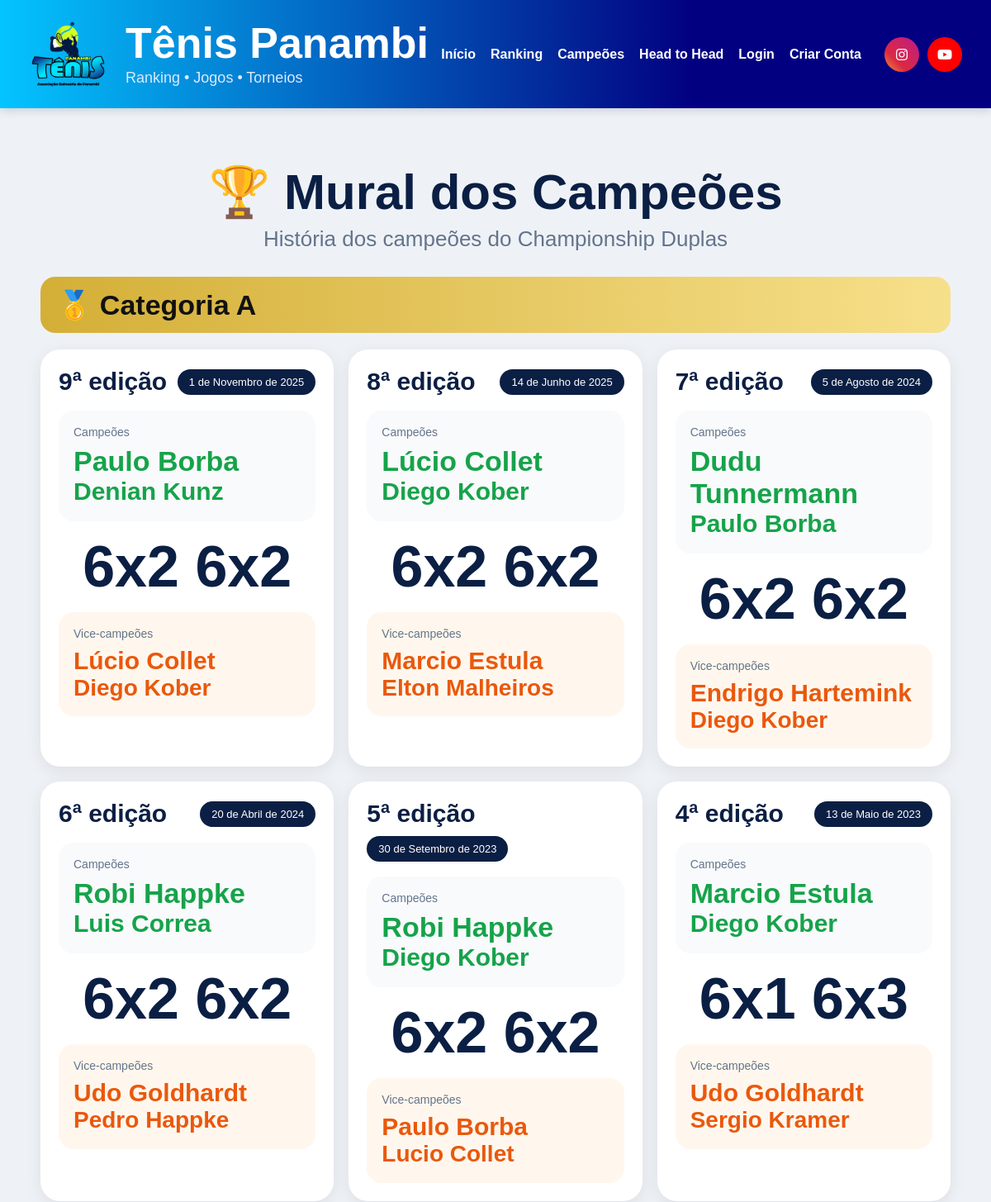
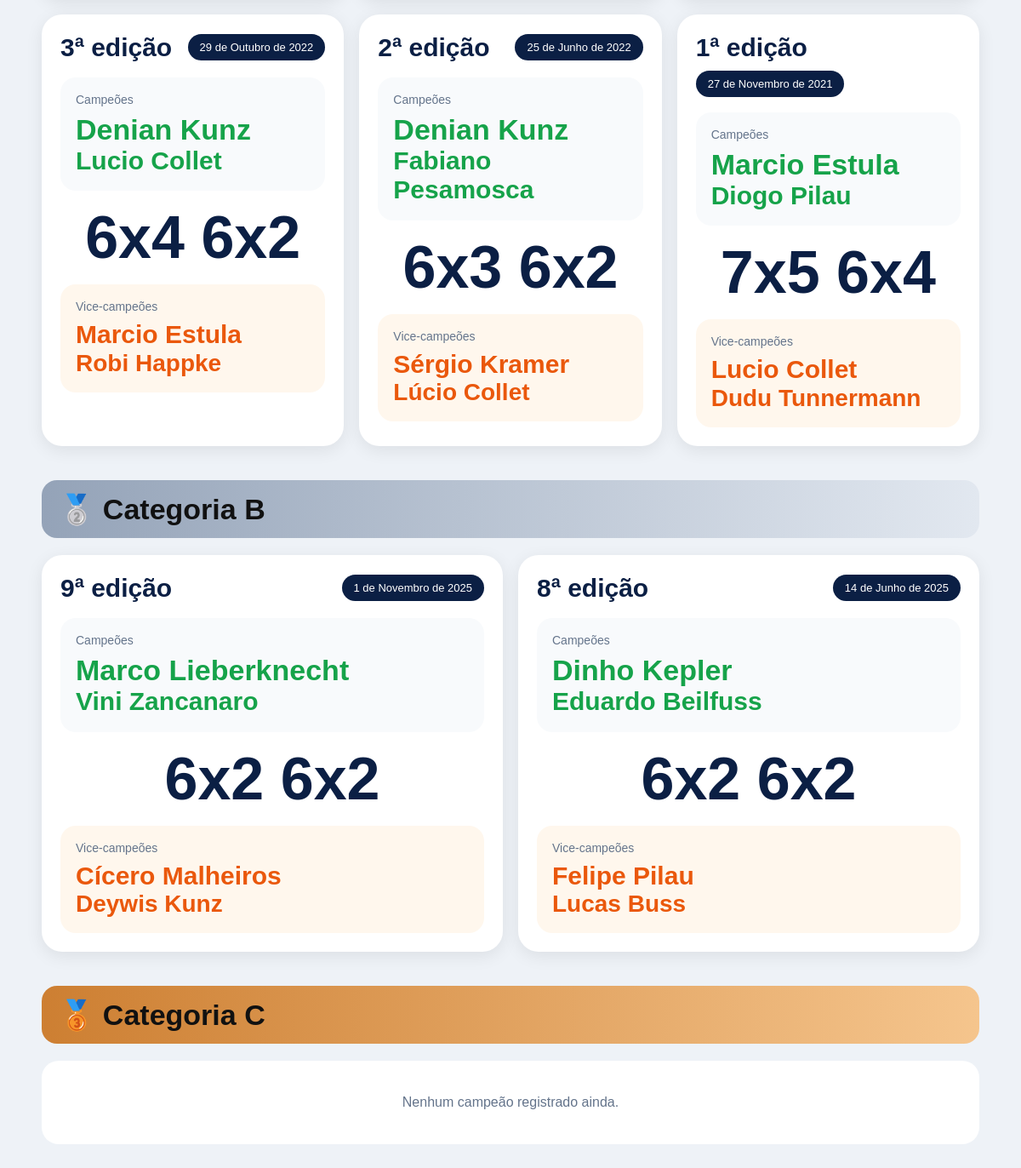
The app's page /mural-campeoes/ with its own data (2 pictures, top to bottom).
### core/models.py (models this page shows, shortened)
class CampeaoTorneio(models.Model):
    CATEGORIAS = [
        ('A', 'Categoria A'),
        ('B', 'Categoria B'),
        ('C', 'Categoria C'),
    ]
    categoria = models.CharField(
        max_length=1,
        choices=CATEGORIAS
    )
    edicao = models.IntegerField()
    data_final = models.DateField()
    campeao_1 = models.CharField(
        max_length=100
    )
    campeao_2 = models.CharField(
        max_length=100
    )
    finalista_1 = models.CharField(
        max_length=100
    )
    finalista_2 = models.CharField(
        max_length=100
    )
    placar = models.CharField(
        max_length=50
    )
    observacoes = models.TextField(
        blank=True,
        null=True
    )
    criado_em = models.DateTimeField(
        auto_now_add=True
    )
    class Meta:
        ordering = [
            'categoria',
            '-edicao'
        ]

### core/views.py (the view)
def mural_campeoes(request):
    campeoes_a = CampeaoTorneio.objects.filter(
        categoria='A'
    ).order_by('-edicao')
    campeoes_b = CampeaoTorneio.objects.filter(
        categoria='B'
    ).order_by('-edicao')
    campeoes_c = CampeaoTorneio.objects.filter(
        categoria='C'
    ).order_by('-edicao')
    return render(
        request,
        'jogador/mural_campeoes.html',
        {
            'campeoes_a': campeoes_a,
            'campeoes_b': campeoes_b,
            'campeoes_c': campeoes_c,
        }
    )

### core/templates/jogador/mural_campeoes.html (shortened to what this page needs)
{% extends 'base/base.html' %}
{% block content %}
<div style="
max-width:1400px;
margin:20px auto;
padding:14px;
">
    <div style="
    text-align:center;
    margin-bottom:30px;
    ">
        <h1 style="
        font-size:clamp(32px,6vw,60px);
        margin-bottom:8px;
        color:#0b1f44;
        line-height:1.1;
        ">
            🏆 Mural dos Campeões
        </h1>
        <p style="
        font-size:clamp(16px,3.8vw,26px);
        color:#64748b;
        margin:0;
        ">
            História dos campeões do Championship Duplas
        </p>
    </div>
    <div style="margin-bottom:40px;">
        <div style="
        background:linear-gradient(90deg,#d4af37,#f7e08b);
        color:#111;
        padding:14px 20px;
        border-radius:18px;
        margin-bottom:20px;
        ">
            <h2 style="
            margin:0;
            font-size:clamp(24px,5vw,34px);
            ">
                🥇 Categoria A
            </h2>
        </div>
        <div style="
        display:grid;
        grid-template-columns:repeat(auto-fit,minmax(280px,1fr));
        gap:18px;
        ">
            {% for item in campeoes_a %}
            <div style="
            background:white;
            border-radius:24px;
            padding:22px;
            box-shadow:0 5px 20px rgba(0,0,0,0.08);
            ">
                <div style="
                display:flex;
                justify-content:space-between;
                align-items:center;
                gap:10px;
                margin-bottom:18px;
                flex-wrap:wrap;
                ">
                    <div style="
                    font-size:clamp(22px,5vw,30px);
                    font-weight:bold;
                    color:#0b1f44;
                    ">
                        {{ item.edicao }}ª edição
                    </div>
                    <div style="
                    background:#0b1f44;
                    color:white;
                    padding:8px 14px;
                    border-radius:999px;
                    font-size:13px;
                    ">
                        {{ item.data_final }}
                    </div>
                </div>
                <div style="
                background:#f8fafc;
                border-radius:18px;
                padding:18px;
                margin-bottom:18px;
                ">
                    <div style="
                    font-size:14px;
                    color:#64748b;
                    margin-bottom:8px;
                    ">
                        Campeões
                    </div>
                    <div style="
                    font-size:clamp(24px,5vw,34px);
                    font-weight:bold;
                    color:#16a34a;
                    line-height:1.15;
                    ">
                        {{ item.campeao_1 }}
                    </div>
                    <div style="
                    font-size:clamp(22px,4.5vw,30px);
                    font-weight:bold;
                    color:#16a34a;
                    line-height:1.15;
                    ">
                        {{ item.campeao_2 }}
                    </div>
                </div>
                <div style="
                text-align:center;
                margin:20px 0;
                ">
                    <div style="
                    font-size:clamp(44px,10vw,70px);
                    font-weight:900;
                    color:#0b1f44;
                    line-height:1;
                    ">
                        {{ item.placar }}
                    </div>
                </div>
                <div style="
                background:#fff7ed;
                border-radius:18px;
                padding:18px;
                ">
                    <div style="
                    font-size:14px;
                    color:#64748b;
                    margin-bottom:8px;
                    ">
                        Vice-campeões
                    </div>
                    <div style="
                    font-size:clamp(22px,4.8vw,30px);
                    font-weight:bold;
                    color:#ea580c;
                    line-height:1.15;
                    ">
                        {{ item.finalista_1 }}
                    </div>
                    <div style="
                    font-size:clamp(20px,4.5vw,28px);
                    font-weight:bold;
                    color:#ea580c;
                    line-height:1.15;
                    ">
                        {{ item.finalista_2 }}
                    </div>
                </div>
            </div>
            {% endfor %}
        </div>
    </div>
<div style="margin-bottom:40px;">
    <div style="background:linear-gradient(90deg,#94a3b8,#e2e8f0);color:#111;padding:14px 20px;border-radius:18px;margin-bottom:20px;">
        <h2 style="margin:0;font-size:clamp(24px,5vw,34px);">
            🥈 Categoria B
        </h2>
    </div>
    <div style="display:grid;grid-template-columns:repeat(auto-fit,minmax(280px,1fr));gap:18px;">
        {% for item in campeoes_b %}
        <div style="background:white;border-radius:24px;padding:22px;box-shadow:0 5px 20px rgba(0,0,0,0.08);">
            <div style="display:flex;justify-content:space-between;align-items:center;gap:10px;margin-bottom:18px;flex-wrap:wrap;">
                <div style="font-size:clamp(22px,5vw,30px);font-weight:bold;color:#0b1f44;">
                    {{ item.edicao }}ª edição
                </div>
                <div style="background:#0b1f44;color:white;padding:8px 14px;border-radius:999px;font-size:13px;">
                    {{ item.data_final }}
                </div>
            </div>
            <div style="background:#f8fafc;border-radius:18px;padding:18px;margin-bottom:18px;">
                <div style="font-size:14px;color:#64748b;margin-bottom:8px;">Campeões</div>
                <div style="font-size:clamp(24px,5vw,34px);font-weight:bold;color:#16a34a;line-height:1.15;">
                    {{ item.campeao_1 }}
                </div>
                <div style="font-size:clamp(22px,4.5vw,30px);font-weight:bold;color:#16a34a;line-height:1.15;">
                    {{ item.campeao_2 }}
                </div>
            </div>
            <div style="text-align:center;margin:20px 0;">
                <div style="font-size:clamp(44px,10vw,70px);font-weight:900;color:#0b1f44;line-height:1;">
                    {{ item.placar }}
                </div>
            </div>
            <div style="background:#fff7ed;border-radius:18px;padding:18px;">
                <div style="font-size:14px;color:#64748b;margin-bottom:8px;">Vice-campeões</div>
                <div style="font-size:clamp(22px,4.8vw,30px);font-weight:bold;color:#ea580c;line-height:1.15;">
                    {{ item.finalista_1 }}
                </div>
                <div style="font-size:clamp(20px,4.5vw,28px);font-weight:bold;color:#ea580c;line-height:1.15;">
                    {{ item.finalista_2 }}
                </div>
            </div>
        </div>
        {% empty %}
        <div style="background:white;border-radius:20px;padding:40px;text-align:center;color:#64748b;">
            Nenhum campeão registrado ainda.
        </div>
        {% endfor %}
    </div>
</div>
<div style="margin-bottom:40px;">
    <div style="background:linear-gradient(90deg,#cd7f32,#f5c58d);color:#111;padding:14px 20px;border-radius:18px;margin-bottom:20px;">
        <h2 style="margin:0;font-size:clamp(24px,5vw,34px);">
            🥉 Categoria C
        </h2>
    </div>
    <div style="display:grid;grid-template-columns:repeat(auto-fit,minmax(280px,1fr));gap:18px;">
        {% for item in campeoes_c %}
        <div style="background:white;border-radius:24px;padding:22px;box-shadow:0 5px 20px rgba(0,0,0,0.08);">
            <div style="display:flex;justify-content:space-between;align-items:center;gap:10px;margin-bottom:18px;flex-wrap:wrap;">
                <div style="font-size:clamp(22px,5vw,30px);font-weight:bold;color:#0b1f44;">
                    {{ item.edicao }}ª edição
                </div>
                <div style="background:#0b1f44;color:white;padding:8px 14px;border-radius:999px;font-size:13px;">
                    {{ item.data_final }}
                </div>
            </div>
            <div style="background:#f8fafc;border-radius:18px;padding:18px;margin-bottom:18px;">
                <div style="font-size:14px;color:#64748b;margin-bottom:8px;">Campeões</div>
                <div style="font-size:clamp(24px,5vw,34px);font-weight:bold;color:#16a34a;line-height:1.15;">
                    {{ item.campeao_1 }}
                </div>
                <div style="font-size:clamp(22px,4.5vw,30px);font-weight:bold;color:#16a34a;line-height:1.15;">
                    {{ item.campeao_2 }}
                </div>
            </div>
            <div style="text-align:center;margin:20px 0;">
                <div style="font-size:clamp(44px,10vw,70px);font-weight:900;color:#0b1f44;line-height:1;">
                    {{ item.placar }}
                </div>
            </div>
            <div style="background:#fff7ed;border-radius:18px;padding:18px;">
                <div style="font-size:14px;color:#64748b;margin-bottom:8px;">Vice-campeões</div>
                <div style="font-size:clamp(22px,4.8vw,30px);font-weight:bold;color:#ea580c;line-height:1.15;">
                    {{ item.finalista_1 }}
                </div>
                <div style="font-size:clamp(20px,4.5vw,28px);font-weight:bold;color:#ea580c;line-height:1.15;">
                    {{ item.finalista_2 }}
                </div>
            </div>
        </div>
        {% empty %}
        <div style="background:white;border-radius:20px;padding:40px;text-align:center;color:#64748b;">
            Nenhum campeão registrado ainda.
        </div>
        {% endfor %}
    </div>
</div>
</div>
{% endblock %}

### core/templates/base/base.html (style rules this page uses)
* { margin:0; padding:0; box-sizing:border-box; font-family:Arial, Helvetica, sans-serif; }
body { background:#eef2f7; overflow-x:hidden; }

### records on screen
CampeaoTorneio: edicao "9", data_final "1 de Novembro de 2025", campeao_1 "Paulo Borba", campeao_2 "Denian Kunz", placar "6x2 6x2", finalista_1 "Lúcio Collet", finalista_2 "Diego Kober"
CampeaoTorneio: edicao "8", data_final "14 de Junho de 2025", campeao_1 "Lúcio Collet", campeao_2 "Diego Kober", placar "6x2 6x2", finalista_1 "Marcio Estula", finalista_2 "Elton Malheiros"
CampeaoTorneio: edicao "7", data_final "5 de Agosto de 2024", campeao_1 "Dudu Tunnermann", campeao_2 "Paulo Borba", placar "6x2 6x2", finalista_1 "Endrigo Hartemink", finalista_2 "Diego Kober"
CampeaoTorneio: edicao "6", data_final "20 de Abril de 2024", campeao_1 "Robi Happke", campeao_2 "Luis Correa", placar "6x2 6x2", finalista_1 "Udo Goldhardt", finalista_2 "Pedro Happke"
CampeaoTorneio: edicao "5", data_final "30 de Setembro de 2023", campeao_1 "Robi Happke", campeao_2 "Diego Kober", placar "6x2 6x2", finalista_1 "Paulo Borba", finalista_2 "Lucio Collet"
CampeaoTorneio: edicao "4", data_final "13 de Maio de 2023", campeao_1 "Marcio Estula", campeao_2 "Diego Kober", placar "6x1 6x3", finalista_1 "Udo Goldhardt", finalista_2 "Sergio Kramer"
CampeaoTorneio: edicao "3", data_final "29 de Outubro de 2022", campeao_1 "Denian Kunz", campeao_2 "Lucio Collet", placar "6x4 6x2", finalista_1 "Marcio Estula", finalista_2 "Robi Happke"
CampeaoTorneio: edicao "2", data_final "25 de Junho de 2022", campeao_1 "Denian Kunz", campeao_2 "Fabiano Pesamosca", placar "6x3 6x2", finalista_1 "Sérgio Kramer", finalista_2 "Lúcio Collet"
CampeaoTorneio: edicao "1", data_final "27 de Novembro de 2021", campeao_1 "Marcio Estula", campeao_2 "Diogo Pilau", placar "7x5 6x4", finalista_1 "Lucio Collet", finalista_2 "Dudu Tunnermann"
CampeaoTorneio: edicao "9", data_final "1 de Novembro de 2025", campeao_1 "Marco Lieberknecht", campeao_2 "Vini Zancanaro", placar "6x2 6x2", finalista_1 "Cícero Malheiros", finalista_2 "Deywis Kunz"
CampeaoTorneio: edicao "8", data_final "14 de Junho de 2025", campeao_1 "Dinho Kepler", campeao_2 "Eduardo Beilfuss", placar "6x2 6x2", finalista_1 "Felipe Pilau", finalista_2 "Lucas Buss"
